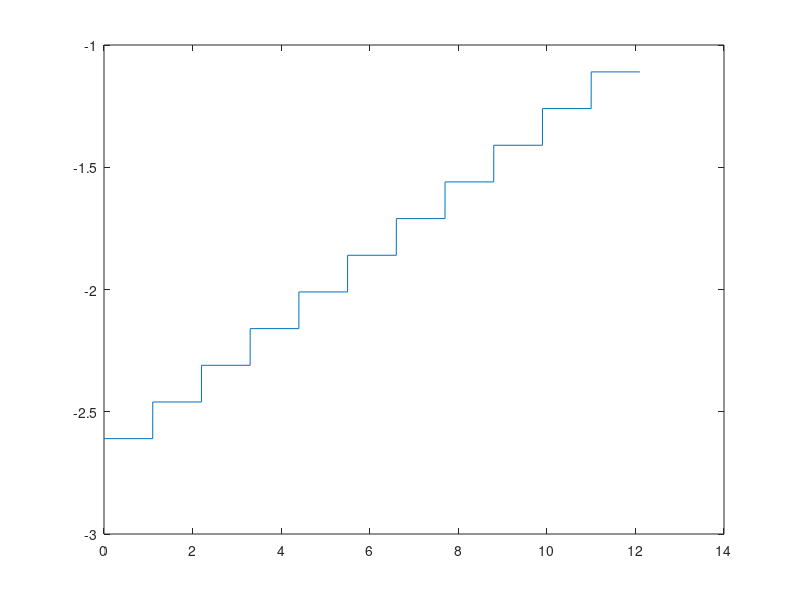
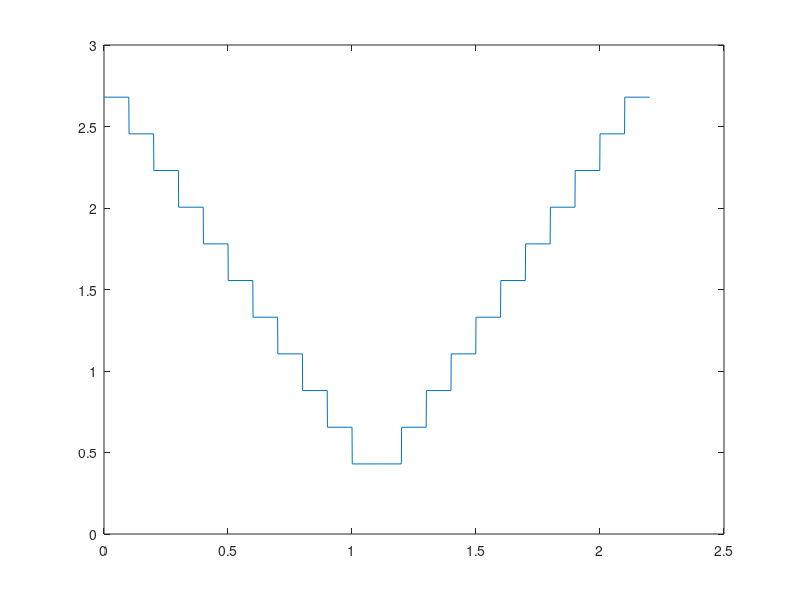
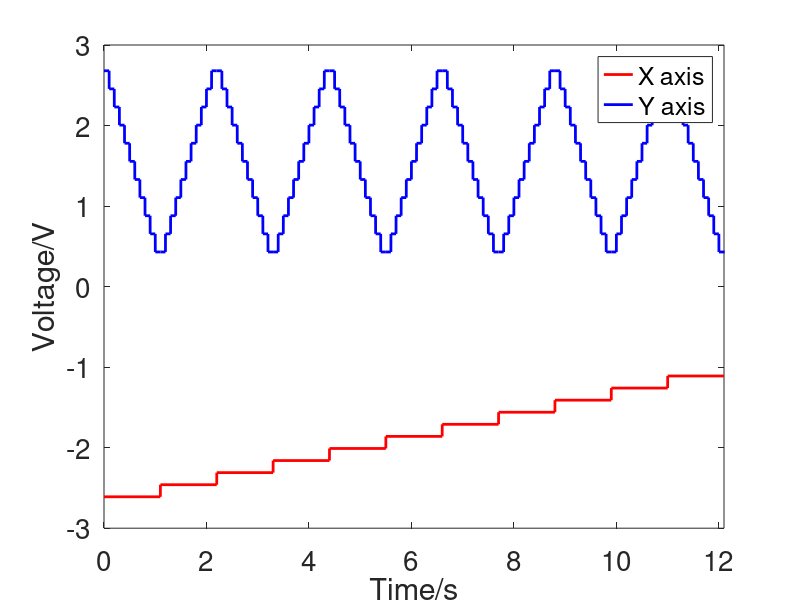

Write the MATLAB code that produced these figures, in order.
clc; clear; close all;
%%
exposure = 0.1;
dd = 0.001;

% x0 = -2.7;
x0 = -1.86 - 1.5/2;
xcount = 10;
xstep = 1.5/xcount;

% y0 = 2.75;
y0 = 1.555 + 2.25/2;
ycount = 10;
ystep = 2.25/ycount;
%%
x = zeros(2*xcount+2, 2);
x(1, :) = [0 x0];

for i = 2:xcount+1
    x1 = exposure*(ycount+1)*(i-1);
    x2 = x0+(i-2)*xstep;
    x(2*i-2, :) = [x1, x2];
    x2 = x0+(i-1)*xstep;
    x(2*i-1, :) = [x1+dd, x2];
end

x(end, :) = [exposure*(ycount+1)*(xcount+1), x0+(xcount)*xstep];

figure;
plot(x(:, 1), x(:, 2))
%%
y = zeros(4*ycount+2, 2);
y(1, :) = [0 y0];

for i = 2:ycount+1
    y1 = exposure*(i-1);
    y2 = y0-(i-2)*ystep;
    y(2*i-2, :) = [y1, y2];
    y2 = y0-(i-1)*ystep;
    y(2*i-1, :) = [y1+dd, y2];
end
y(2*(ycount+1), :) = [exposure*(ycount+1), y0-(ycount)*ystep];

yy0 = y0-(ycount)*ystep;
tt0 = exposure*(ycount+1);
count0 = 2*(ycount+1);

for i = 1:ycount+1
    y1 = tt0+exposure*(i-1);
    y2 = yy0+(i-1)*ystep;
    y(count0+i*2-1, :) = [y1, y2];
    y1 = tt0+exposure*i-dd;
    y(count0+i*2, :) = [y1, y2];
end
y(end, :) = [(ycount+1)*exposure+tt0, yy0+ycount*ystep];
figure;
plot(y(:, 1), y(:, 2))

%%
[m,n]=size(y);
Y = zeros(m*6, n);
t = y(end, 1);
for k = 1:6
    for i = 1:m
        for j = 1:n
            if j == n
                Y((k-1)*m+i, n) = y(i, j);
            else
                Y((k-1)*m+i, 1) = y(i, 1)+(k-1)*t;
            end
        end
    end
    
end
figure;
plot(x(:, 1), x(:, 2), 'r', 'linewidth', 2);
hold on;
plot(Y(:, 1), Y(:, 2), 'b', 'linewidth', 2);
xlim([0, x(end, 1)]);
xlabel('Time/s');
ylabel('Voltage/V')
legend('X axis', 'Y axis')
set(gca, 'fontsize', 20)
%%
% fid = fopen('x.lvm', 'a');
% [m,n]=size(x);
%  for i=1:m
%     for j=1:n
%        if j==n
%            fprintf(fid,'%0.6f\r\n',x(i,j));
%        else
%            fprintf(fid,'\t');
%            fprintf(fid,'%0.6f\t',x(i,j));
%        end
%     end
%  end
%  fprintf(fid,'\t');
%  fprintf(fid,'\t');
% fclose(fid);
% %%
% fid = fopen('y.lvm', 'a');
% [m,n]=size(y);
% t = y(end, 1);
% for k = 1:6
%     for i = 1:m
%         for j = 1:n
%             if j == n
%                 fprintf(fid,'%0.6f\r\n',y(i,j));
%             else
%                 if i == 1
%                     fprintf(fid,'\t');
%                 end
%                 fprintf(fid,'\t');
%                 fprintf(fid,'%0.6f\t',y(i,j)+(k-1)*t);
%             end
%         end
%     end
%     
% end
% fclose(fid);